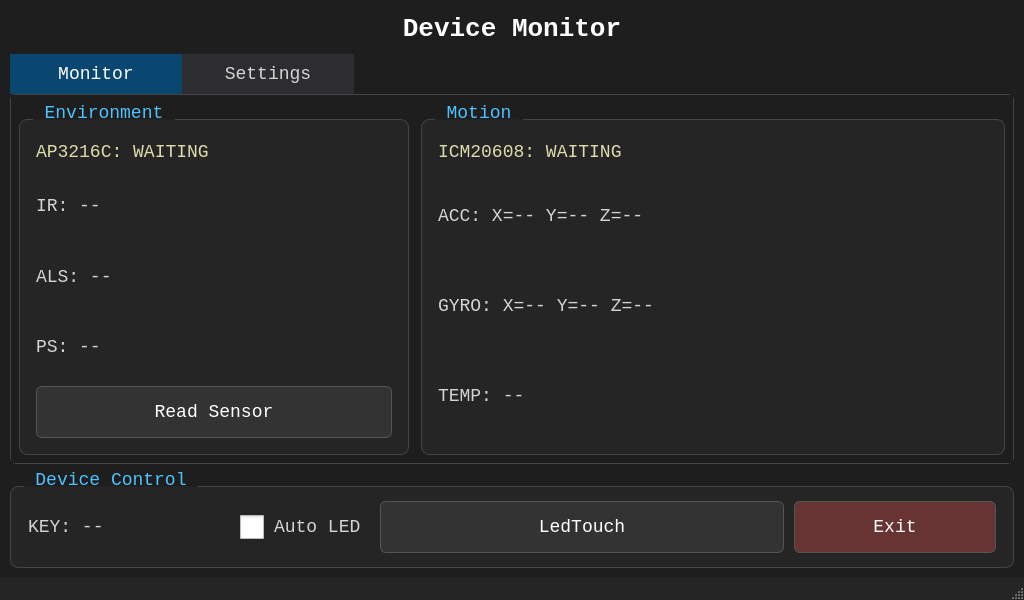
<?xml version="1.0" encoding="UTF-8"?>
<ui version="4.0">
 <class>MainWindow</class>
 <widget class="QMainWindow" name="MainWindow">
  <property name="geometry">
   <rect>
    <x>0</x>
    <y>0</y>
    <width>1024</width>
    <height>600</height>
   </rect>
  </property>
  <property name="windowTitle">
   <string>Device Monitor</string>
  </property>
  <widget class="QWidget" name="centralwidget">
   <property name="font">
    <font>
     <family>Consolas</family>
    </font>
   </property>
   <property name="styleSheet">
    <string notr="true">QWidget#centralwidget {
	background-color: #1e1e1e;
	color: #d4d4d4;
}

QLabel {
	color: #d4d4d4;
}

QLabel#titleLabel {
	color: #ffffff;
	font-size: 26px;
	font-weight: bold;
}

QGroupBox {
	background-color: #252526;
	border: 1px solid #454545;
	border-radius: 8px;
	margin-top: 16px;
	padding: 8px;
}

QGroupBox::title {
	subcontrol-origin: margin;
	subcontrol-position: top left;
	left: 14px;
	padding: 0 6px;
	color: #4fc1ff;
}

QPushButton {
	background-color: #333333;
	color: #ffffff;
	border: 1px solid #555555;
	border-radius: 6px;
	padding: 10px 16px;
}

QPushButton:pressed {
	background-color: #094771;
	border-color: #4fc1ff;
}

QPushButton:disabled {
	background-color: #292929;
	color: #777777;
	border-color: #383838;
}

QPushButton#exitButton {
	background-color: #683333;
}

QPushButton#exitButton:pressed {
	background-color: #8c4242;
}

QLabel#accelLabel, QLabel#gyroLabel {
	font-size: 18px;
}

QLabel#apStatusLabel, QLabel#icmStatusLabel {
	color: #dcdcaa;
}


QWidget {
	font-family: Consolas;
	font-size: 18px;
}

QWidget#monitorPage, QWidget#settingsPage {
	background-color: #1e1e1e;
}

QTabWidget::pane {
	border: 1px solid #454545;
	border-radius: 6px;
}

QTabBar::tab {
	background-color: #2d2d30;
	color: #d4d4d4;
	min-width: 140px;
	min-height: 40px;
	padding: 0 16px;
}

QTabBar::tab:selected {
	background-color: #094771;
	color: #ffffff;
}

QCheckBox {
	color: #d4d4d4;
	spacing: 10px;
}

QCheckBox::indicator {
	width: 24px;
	height: 24px;
}

QCheckBox:disabled {
	color: #777777;
}

QSpinBox {
	background-color: #333333;
	color: #ffffff;
	border: 1px solid #555555;
	border-radius: 6px;
	padding: 4px 40px 4px 12px;
}

QSpinBox::up-button, QSpinBox::down-button {
	width: 32px;
}

QLabel#configPathLabel {
	font-size: 14px;
	color: #999999;
}

QLabel#settingsHintLabel {
	color: #dcdcaa;
}

QPushButton#applySettingsButton {
	background-color: #094771;
}


QLabel#recordInfoLabel {
	font-size: 16px;
	color: #999999;
}

QLabel#recordPathLabel {
	font-size: 14px;
}

QPushButton#recordButton {
	background-color: #094771;
}
</string>
   </property>
   <layout class="QVBoxLayout" name="mainLayout" stretch="0,1,0">
    <property name="spacing">
     <number>6</number>
    </property>
    <property name="leftMargin">
     <number>10</number>
    </property>
    <property name="topMargin">
     <number>10</number>
    </property>
    <property name="rightMargin">
     <number>10</number>
    </property>
    <property name="bottomMargin">
     <number>10</number>
    </property>
    <item>
     <widget class="QLabel" name="titleLabel">
      <property name="minimumSize">
       <size>
        <width>0</width>
        <height>38</height>
       </size>
      </property>
      <property name="text">
       <string>Device Monitor</string>
      </property>
      <property name="alignment">
       <set>Qt::AlignCenter</set>
      </property>
     </widget>
    </item>
    <item>
     <widget class="QTabWidget" name="mainTabWidget">
      <property name="currentIndex">
       <number>0</number>
      </property>
      <widget class="QWidget" name="monitorPage">
       <attribute name="title">
        <string>Monitor</string>
       </attribute>
       <layout class="QHBoxLayout" name="monitorLayout" stretch="2,3">
        <property name="spacing">
         <number>12</number>
        </property>
        <property name="leftMargin">
         <number>8</number>
        </property>
        <property name="topMargin">
         <number>8</number>
        </property>
        <property name="rightMargin">
         <number>8</number>
        </property>
        <property name="bottomMargin">
         <number>8</number>
        </property>
        <item>
         <widget class="QGroupBox" name="environmentGroup">
          <property name="title">
           <string>Environment</string>
          </property>
          <layout class="QVBoxLayout" name="verticalLayout">
           <property name="spacing">
            <number>6</number>
           </property>
           <property name="leftMargin">
            <number>8</number>
           </property>
           <property name="topMargin">
            <number>8</number>
           </property>
           <property name="rightMargin">
            <number>8</number>
           </property>
           <property name="bottomMargin">
            <number>8</number>
           </property>
           <item>
            <widget class="QLabel" name="apStatusLabel">
             <property name="minimumSize">
              <size>
               <width>0</width>
               <height>26</height>
              </size>
             </property>
             <property name="maximumSize">
              <size>
               <width>16777215</width>
               <height>32</height>
              </size>
             </property>
             <property name="text">
              <string>AP3216C: WAITING</string>
             </property>
            </widget>
           </item>
           <item>
            <widget class="QLabel" name="irLabel">
             <property name="minimumSize">
              <size>
               <width>0</width>
               <height>40</height>
              </size>
             </property>
             <property name="text">
              <string>IR: --</string>
             </property>
            </widget>
           </item>
           <item>
            <widget class="QLabel" name="alsLabel">
             <property name="minimumSize">
              <size>
               <width>0</width>
               <height>40</height>
              </size>
             </property>
             <property name="text">
              <string>ALS: --</string>
             </property>
            </widget>
           </item>
           <item>
            <widget class="QLabel" name="psLabel">
             <property name="minimumSize">
              <size>
               <width>0</width>
               <height>40</height>
              </size>
             </property>
             <property name="text">
              <string>PS: --</string>
             </property>
            </widget>
           </item>
           <item>
            <widget class="QPushButton" name="readSensorButton">
             <property name="minimumSize">
              <size>
               <width>160</width>
               <height>52</height>
              </size>
             </property>
             <property name="font">
              <font>
               <family>Consolas</family>
              </font>
             </property>
             <property name="focusPolicy">
              <enum>Qt::NoFocus</enum>
             </property>
             <property name="text">
              <string>Read Sensor</string>
             </property>
            </widget>
           </item>
          </layout>
         </widget>
        </item>
        <item>
         <widget class="QGroupBox" name="motionGroup">
          <property name="title">
           <string>Motion</string>
          </property>
          <layout class="QVBoxLayout" name="verticalLayout_2">
           <property name="spacing">
            <number>6</number>
           </property>
           <property name="leftMargin">
            <number>8</number>
           </property>
           <property name="topMargin">
            <number>8</number>
           </property>
           <property name="rightMargin">
            <number>8</number>
           </property>
           <property name="bottomMargin">
            <number>8</number>
           </property>
           <item>
            <widget class="QLabel" name="icmStatusLabel">
             <property name="minimumSize">
              <size>
               <width>0</width>
               <height>26</height>
              </size>
             </property>
             <property name="maximumSize">
              <size>
               <width>16777215</width>
               <height>32</height>
              </size>
             </property>
             <property name="text">
              <string>ICM20608: WAITING</string>
             </property>
            </widget>
           </item>
           <item>
            <widget class="QLabel" name="accelLabel">
             <property name="minimumSize">
              <size>
               <width>0</width>
               <height>40</height>
              </size>
             </property>
             <property name="text">
              <string>ACC: X=-- Y=-- Z=--</string>
             </property>
             <property name="wordWrap">
              <bool>true</bool>
             </property>
            </widget>
           </item>
           <item>
            <widget class="QLabel" name="gyroLabel">
             <property name="minimumSize">
              <size>
               <width>0</width>
               <height>40</height>
              </size>
             </property>
             <property name="text">
              <string>GYRO: X=-- Y=-- Z=--</string>
             </property>
             <property name="wordWrap">
              <bool>true</bool>
             </property>
            </widget>
           </item>
           <item>
            <widget class="QLabel" name="tempLabel">
             <property name="minimumSize">
              <size>
               <width>0</width>
               <height>40</height>
              </size>
             </property>
             <property name="text">
              <string>TEMP: --</string>
             </property>
            </widget>
           </item>
          </layout>
         </widget>
        </item>
       </layout>
      </widget>
      <widget class="QWidget" name="settingsPage">
       <attribute name="title">
        <string>Settings</string>
       </attribute>
       <layout class="QGridLayout" name="settingsLayout" columnstretch="1,1" rowstretch="1,0,0,0">
        <property name="leftMargin">
         <number>8</number>
        </property>
        <property name="topMargin">
         <number>8</number>
        </property>
        <property name="rightMargin">
         <number>8</number>
        </property>
        <property name="bottomMargin">
         <number>8</number>
        </property>
        <property name="spacing">
         <number>6</number>
        </property>
        <item row="0" column="0">
         <widget class="QGroupBox" name="settingsGroup">
          <property name="title">
           <string>Sampling and Auto LED</string>
          </property>
          <layout class="QGridLayout" name="settingsGridLayout" columnstretch="1,1">
           <property name="leftMargin">
            <number>8</number>
           </property>
           <property name="topMargin">
            <number>8</number>
           </property>
           <property name="rightMargin">
            <number>8</number>
           </property>
           <property name="bottomMargin">
            <number>8</number>
           </property>
           <property name="spacing">
            <number>8</number>
           </property>
           <item row="0" column="0">
            <widget class="QLabel" name="lightOnSpinBoxLabel">
             <property name="text">
              <string>LED ON threshold</string>
             </property>
            </widget>
           </item>
           <item row="0" column="1">
            <widget class="QSpinBox" name="lightOnSpinBox">
             <property name="minimumSize">
              <size>
               <width>220</width>
               <height>52</height>
              </size>
             </property>
             <property name="minimum">
              <number>0</number>
             </property>
             <property name="maximum">
              <number>65535</number>
             </property>
             <property name="value">
              <number>20</number>
             </property>
            </widget>
           </item>
           <item row="1" column="0">
            <widget class="QLabel" name="lightOffSpinBoxLabel">
             <property name="text">
              <string>LED OFF threshold</string>
             </property>
            </widget>
           </item>
           <item row="1" column="1">
            <widget class="QSpinBox" name="lightOffSpinBox">
             <property name="minimumSize">
              <size>
               <width>220</width>
               <height>52</height>
              </size>
             </property>
             <property name="minimum">
              <number>0</number>
             </property>
             <property name="maximum">
              <number>65535</number>
             </property>
             <property name="value">
              <number>50</number>
             </property>
            </widget>
           </item>
           <item row="2" column="0">
            <widget class="QLabel" name="sampleIntervalSpinBoxLabel">
             <property name="text">
              <string>Sample interval</string>
             </property>
            </widget>
           </item>
           <item row="2" column="1">
            <widget class="QSpinBox" name="sampleIntervalSpinBox">
             <property name="minimumSize">
              <size>
               <width>220</width>
               <height>52</height>
              </size>
             </property>
             <property name="suffix">
              <string> ms</string>
             </property>
             <property name="minimum">
              <number>200</number>
             </property>
             <property name="maximum">
              <number>60000</number>
             </property>
             <property name="singleStep">
              <number>100</number>
             </property>
             <property name="value">
              <number>1000</number>
             </property>
            </widget>
           </item>
          </layout>
         </widget>
        </item>
        <item row="0" column="1">
         <widget class="QGroupBox" name="recordGroup">
          <property name="title">
           <string>Data Recording</string>
          </property>
          <layout class="QVBoxLayout" name="recordLayout">
           <property name="leftMargin">
            <number>8</number>
           </property>
           <property name="topMargin">
            <number>8</number>
           </property>
           <property name="rightMargin">
            <number>8</number>
           </property>
           <property name="bottomMargin">
            <number>8</number>
           </property>
           <property name="spacing">
            <number>6</number>
           </property>
           <item>
            <widget class="QLabel" name="recordStatusLabel">
             <property name="text">
              <string>Recording: OFF</string>
             </property>
             <property name="minimumSize">
              <size>
               <width>0</width>
               <height>26</height>
              </size>
             </property>
            </widget>
           </item>
           <item>
            <widget class="QPushButton" name="recordButton">
             <property name="text">
              <string>Start Recording</string>
             </property>
             <property name="minimumSize">
              <size>
               <width>180</width>
               <height>52</height>
              </size>
             </property>
             <property name="focusPolicy">
              <enum>Qt::NoFocus</enum>
             </property>
            </widget>
           </item>
           <item>
            <widget class="QLabel" name="recordPathLabel">
             <property name="text">
              <string>Path: --</string>
             </property>
             <property name="wordWrap">
              <bool>true</bool>
             </property>
             <property name="minimumSize">
              <size>
               <width>0</width>
               <height>40</height>
              </size>
             </property>
            </widget>
           </item>
           <item>
            <widget class="QLabel" name="recordInfoLabel">
             <property name="text">
              <string>Two timestamped CSV files per session.
AP: raw values. ICM: g, dps, C.</string>
             </property>
             <property name="wordWrap">
              <bool>true</bool>
             </property>
            </widget>
           </item>
          </layout>
         </widget>
        </item>
        <item row="1" column="0" colspan="2">
         <layout class="QHBoxLayout" name="settingsActionLayout" stretch="1,0">
          <property name="spacing">
           <number>12</number>
          </property>
          <item>
           <widget class="QLabel" name="settingsFeedbackLabel">
            <property name="text">
             <string>Parameters apply after pressing Apply.</string>
            </property>
            <property name="wordWrap">
             <bool>true</bool>
            </property>
           </widget>
          </item>
          <item>
           <widget class="QPushButton" name="applySettingsButton">
            <property name="minimumSize">
             <size>
              <width>180</width>
              <height>52</height>
             </size>
            </property>
            <property name="focusPolicy">
             <enum>Qt::NoFocus</enum>
            </property>
            <property name="text">
             <string>Apply</string>
            </property>
           </widget>
          </item>
         </layout>
        </item>
        <item row="2" column="0" colspan="2">
         <widget class="QLabel" name="settingsHintLabel">
          <property name="text">
           <string>ALS thresholds use raw counts, not lux. LED ON must be lower than LED OFF.</string>
          </property>
          <property name="wordWrap">
           <bool>true</bool>
          </property>
         </widget>
        </item>
        <item row="3" column="0" colspan="2">
         <widget class="QLabel" name="configPathLabel">
          <property name="text">
           <string>Config: device_monitor.ini</string>
          </property>
          <property name="wordWrap">
           <bool>true</bool>
          </property>
         </widget>
        </item>
       </layout>
      </widget>
     </widget>
    </item>
    <item>
     <widget class="QGroupBox" name="controlGroup">
      <property name="title">
       <string>Device Control</string>
      </property>
      <layout class="QHBoxLayout" name="horizontalLayout" stretch="1,0,2,1">
       <property name="spacing">
        <number>10</number>
       </property>
       <property name="topMargin">
        <number>6</number>
       </property>
       <property name="bottomMargin">
        <number>6</number>
       </property>
       <item>
        <widget class="QLabel" name="keyLabel">
         <property name="minimumSize">
          <size>
           <width>180</width>
           <height>40</height>
          </size>
         </property>
         <property name="text">
          <string>KEY: --</string>
         </property>
        </widget>
       </item>
       <item>
        <widget class="QCheckBox" name="autoModeCheckBox">
         <property name="minimumSize">
          <size>
           <width>130</width>
           <height>52</height>
          </size>
         </property>
         <property name="focusPolicy">
          <enum>Qt::NoFocus</enum>
         </property>
         <property name="text">
          <string>Auto LED</string>
         </property>
        </widget>
       </item>
       <item>
        <widget class="QPushButton" name="pushButton">
         <property name="minimumSize">
          <size>
           <width>160</width>
           <height>52</height>
          </size>
         </property>
         <property name="font">
          <font>
           <family>Consolas</family>
          </font>
         </property>
         <property name="focusPolicy">
          <enum>Qt::NoFocus</enum>
         </property>
         <property name="text">
          <string>LedTouch</string>
         </property>
        </widget>
       </item>
       <item>
        <widget class="QPushButton" name="exitButton">
         <property name="minimumSize">
          <size>
           <width>160</width>
           <height>52</height>
          </size>
         </property>
         <property name="font">
          <font>
           <family>Consolas</family>
          </font>
         </property>
         <property name="focusPolicy">
          <enum>Qt::NoFocus</enum>
         </property>
         <property name="text">
          <string>Exit</string>
         </property>
        </widget>
       </item>
      </layout>
     </widget>
    </item>
   </layout>
  </widget>
  <widget class="QStatusBar" name="statusbar">
   <property name="styleSheet">
    <string>QStatusBar { background-color: #252526; color: #d4d4d4; }</string>
   </property>
  </widget>
 </widget>
 <resources />
 <connections />
</ui>
